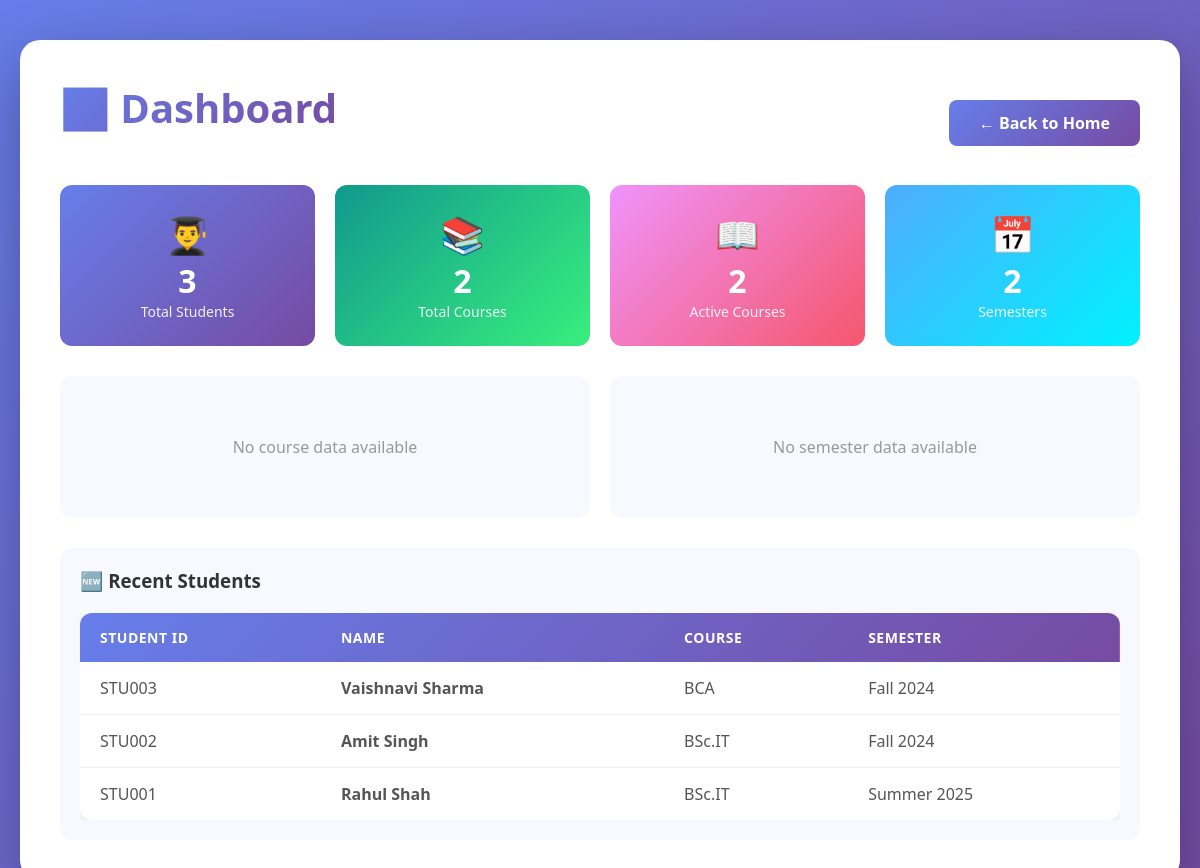
/dashboard, run on the app's committed database.
### tables this page shows
CREATE TABLE students (
        id INTEGER PRIMARY KEY AUTOINCREMENT,
        student_id TEXT NOT NULL UNIQUE,
        name TEXT NOT NULL,
        email TEXT,
        phone TEXT,
        course TEXT,
        semester TEXT,
        address TEXT
    );

### app.py (the view)
@app.route("/dashboard")
def dashboard():
    try:
        conn = sqlite3.connect("database.db")
        cur = conn.cursor()
        cur.execute("SELECT COUNT(*) FROM students")
        total_students = cur.fetchone()[0]
        cur.execute(
            "SELECT COUNT(DISTINCT course) FROM students WHERE course IS NOT NULL AND course != ''"
        )
        total_courses = cur.fetchone()[0]
        cur.execute("""
            SELECT course, COUNT(*) as count
            FROM students
            WHERE course IS NOT NULL AND course != ''
            GROUP BY course
            ORDER BY count DESC
        """)
        course_data = cur.fetchall()
        cur.execute("""
            SELECT semester, COUNT(*) as count
            FROM students
            WHERE semester IS NOT NULL AND semester != ''
            GROUP BY semester
        """)
        semester_data = cur.fetchall()
        cur.execute("SELECT * FROM students ORDER BY id DESC LIMIT 5")
        recent_students = cur.fetchall()
        conn.close()
        return render_template(
            "dashboard.html",
            total_students=total_students,
            total_courses=total_courses,
            course_data=course_data,
            semester_data=semester_data,
            recent_students=recent_students,
        )
    except sqlite3.DatabaseError:
        flash("Database error! Please restart the application.", "error")
        return render_template(
            "dashboard.html",
            total_students=0,
            total_courses=0,
            course_data=[],
            semester_data=[],
            recent_students=[],
        )

### templates/dashboard.html (shortened to what this page needs)
<!DOCTYPE html>
<html>
<head>
    <link rel="stylesheet" href="{{ url_for('static', filename='style.css') }}">
</head>
<body>
    <div class="container">
        <div style="display: flex; justify-content: space-between; align-items: center; margin-bottom: 20px;">
            <h1>📊 Dashboard</h1>
            <div>
                <a href="/" class="btn btn-primary">← Back to Home</a>
            </div>
        </div>
        <div style="display: grid; grid-template-columns: repeat(auto-fit, minmax(200px, 1fr)); gap: 20px; margin-bottom: 30px;">
            <div style="background: linear-gradient(135deg, #667eea 0%, #764ba2 100%); color: white; padding: 25px; border-radius: 12px; text-align: center;">
                <div style="font-size: 36px;">👨‍🎓</div>
                <div style="font-size: 32px; font-weight: bold;">{{ total_students }}</div>
                <div style="font-size: 14px; opacity: 0.9;">Total Students</div>
            </div>
            <div style="background: linear-gradient(135deg, #11998e 0%, #38ef7d 100%); color: white; padding: 25px; border-radius: 12px; text-align: center;">
                <div style="font-size: 36px;">📚</div>
                <div style="font-size: 32px; font-weight: bold;">{{ total_courses }}</div>
                <div style="font-size: 14px; opacity: 0.9;">Total Courses</div>
            </div>
            <div style="background: linear-gradient(135deg, #f093fb 0%, #f5576c 100%); color: white; padding: 25px; border-radius: 12px; text-align: center;">
                <div style="font-size: 36px;">📖</div>
                <div style="font-size: 32px; font-weight: bold;">{{ course_data|length }}</div>
                <div style="font-size: 14px; opacity: 0.9;">Active Courses</div>
            </div>
            <div style="background: linear-gradient(135deg, #4facfe 0%, #00f2fe 100%); color: white; padding: 25px; border-radius: 12px; text-align: center;">
                <div style="font-size: 36px;">📅</div>
                <div style="font-size: 32px; font-weight: bold;">{{ semester_data|length }}</div>
                <div style="font-size: 14px; opacity: 0.9;">Semesters</div>
            </div>
        </div>
        <div style="display: grid; grid-template-columns: 1fr 1fr; gap: 20px; margin-bottom: 30px;">
            <div style="background: #f8f9ff; padding: 20px; border-radius: 12px;">
            </div>
            <div style="background: #f8f9ff; padding: 20px; border-radius: 12px;">
            </div>
        </div>
        <div style="background: #f8f9ff; padding: 20px; border-radius: 12px;">
            <h3 style="margin-bottom: 15px; color: #333;">🆕 Recent Students</h3>
            <div class="table-responsive">
                <table>
                    <thead>
                        <tr>
                            <th>Student ID</th>
                            <th>Name</th>
                            <th>Course</th>
                            <th>Semester</th>
                        </tr>
                    </thead>
                    <tbody>
                        {% if recent_students %}
                            {% for student in recent_students %}
                            <tr>
                                <td>{{ student[1] }}</td>
                                <td><strong>{{ student[2] }}</strong></td>
                                <td>{{ student[5] or '-' }}</td>
                                <td>{{ student[6] or '-' }}</td>
                            </tr>
                            {% endfor %}
                        {% else %}
                            <tr>
                                <td colspan="4" style="text-align: center; color: #999; padding: 30px 0;">No students found</td>
                            </tr>
                        {% endif %}
                    </tbody>
                </table>
            </div>
        </div>
    </div>
</body>
</html>

### static/style.css (style rules this page uses)
* { margin: 0; padding: 0; box-sizing: border-box; }
body { font-family: 'Segoe UI', Tahoma, Geneva, Verdana, sans-serif; background: linear-gradient(135deg, #667eea 0%, #764ba2 100%); min-height: 100vh; padding: 40px 20px; }
.container { max-width: 1200px; margin: 0 auto; background: white; border-radius: 20px; padding: 40px; box-shadow: 0 20px 60px rgba(0, 0, 0, 0.3); }
h1 { color: #333; margin-bottom: 30px; font-size: 2.5em; text-align: center; background: linear-gradient(135deg, #667eea 0%, #764ba2 100%); -webkit-background-clip: text; -webkit-text-fill-color: transparent; background-clip: text; }
.btn { display: inline-block; padding: 12px 30px; border: none; border-radius: 8px; font-size: 16px; font-weight: 600; cursor: pointer; transition: all 0.3s ease; text-decoration: none; color: white; }
.btn-primary { background: linear-gradient(135deg, #667eea 0%, #764ba2 100%); }
.table-responsive { overflow-x: auto; margin-top: 20px; }
table { width: 100%; border-collapse: collapse; background: white; border-radius: 12px; overflow: hidden; box-shadow: 0 2px 10px rgba(0, 0, 0, 0.08); }
thead { background: linear-gradient(135deg, #667eea 0%, #764ba2 100%); color: white; }
th { padding: 15px 20px; text-align: left; font-weight: 600; font-size: 14px; text-transform: uppercase; letter-spacing: 0.5px; }
td { padding: 15px 20px; border-bottom: 1px solid #f0f0f0; color: #555; }
tr:last-child td { border-bottom: none; }
.container { animation: fadeIn 0.5s ease; }

### data on the page
students: student "STU003", name "Vaishnavi Sharma", course "BCA", semester "Fall 2024"
students: student "STU002", name "Amit Singh", course "BSc.IT", semester "Fall 2024"
students: student "STU001", name "Rahul Shah", course "BSc.IT", semester "Summer 2025"

### other printed values
{{ total_students }} "3"
{{ total_courses }} "2"
{{ course_data|length }} "2"
{{ semester_data|length }} "2"
